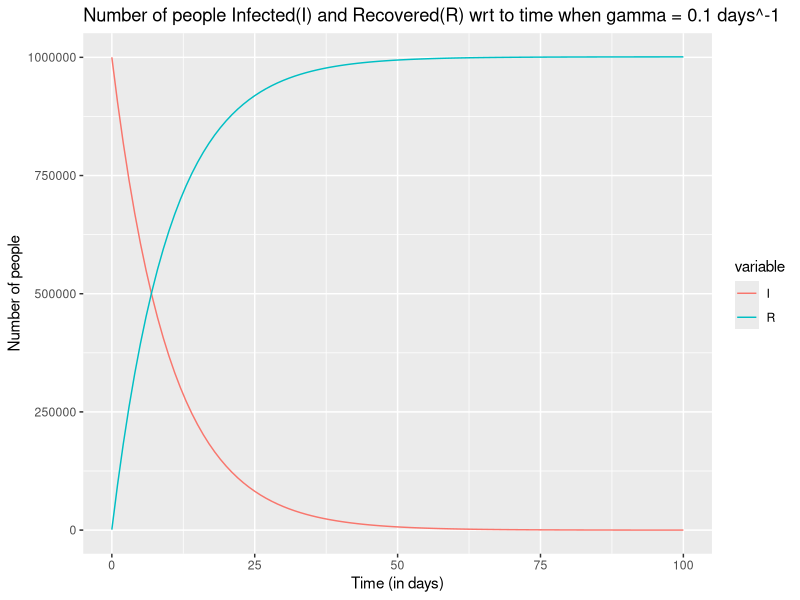

Write the R code that produced this figure. (Note: this script raises an error after producing the figure.)
library(deSolve)
library(reshape2)
library(ggplot2)

initial_number_infected <- 1000000
initial_number_recovered <- 1000

recovery_rate <- 0.1

follow_up_duration <- 100

initial_state_value <- c(I=initial_number_infected, R=initial_number_recovered)

parameters <- c(gamma = recovery_rate)

times <- seq(from=0, to=follow_up_duration, by=1)

cohort_model<- function(time, state, parameters){
  with(as.list(c(state,parameters)),{
    dI<- -I*gamma
    dR<- I*gamma
    return(list(c(dI,dR)))
  })
}

output <- as.data.frame(ode(y= initial_state_value, times=times, func=cohort_model, parms= parameters))

output_long <- melt(as.data.frame(output), id="time")


ggplot(data = output_long,         
       aes(x = time, y = value, colour = variable, group = variable)) +  


  geom_line() +                                                          

  xlab("Time (in days)")+                    
  ylab("Number of people") +              
  labs(title = paste("Number of people Infected(I) and Recovered(R) wrt to time when gamma =",
                     parameters["gamma"],"days^-1"))

parameters <- c(gamma = 0.5)
output <- as.data.frame(ode(y = initial_state_values, 
                            times = times, 
                            func = cohort_model,
                            parms = parameters))
# Plotting the output
output_long <- melt(as.data.frame(output), id = "time")   
# turn output dataset into long format

ggplot(data = output_long,       
       aes(x = time, 
           y = value, 
           colour = variable, 
           group = variable)) +  
  geom_line() +                                 
  xlab("Time (days)")+                          
  ylab("Number of people") +                    
  labs(title = paste("Number infected and recovered over time when gamma =",
                     parameters["gamma"],"days^-1")) + # add title
  scale_color_brewer(palette = "Set1")
